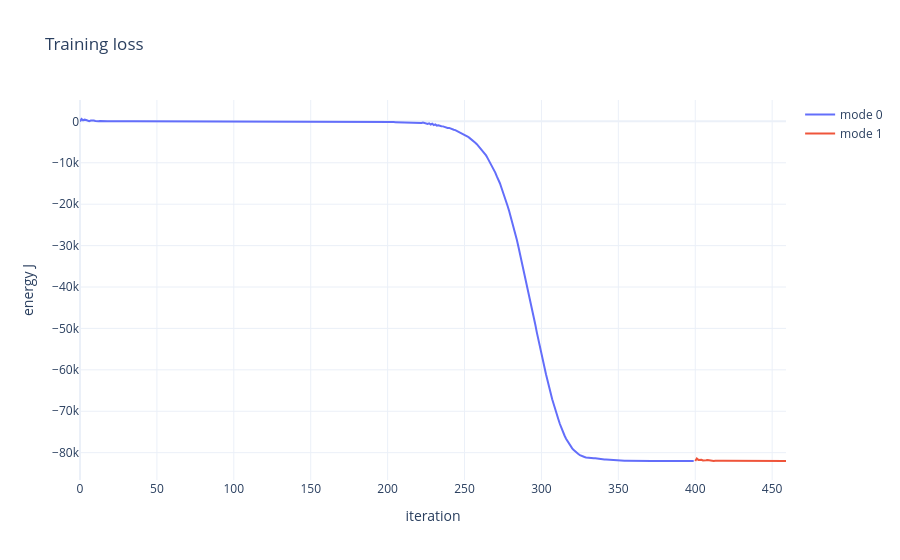
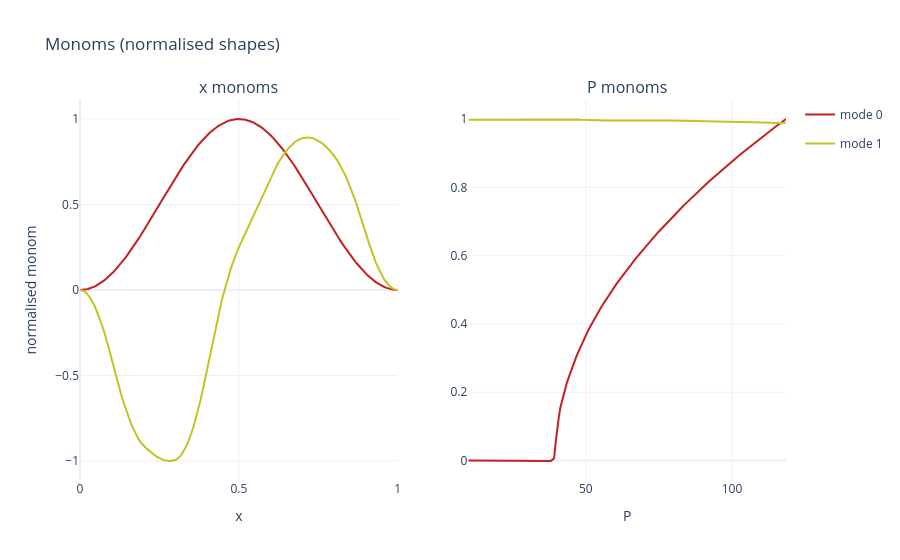
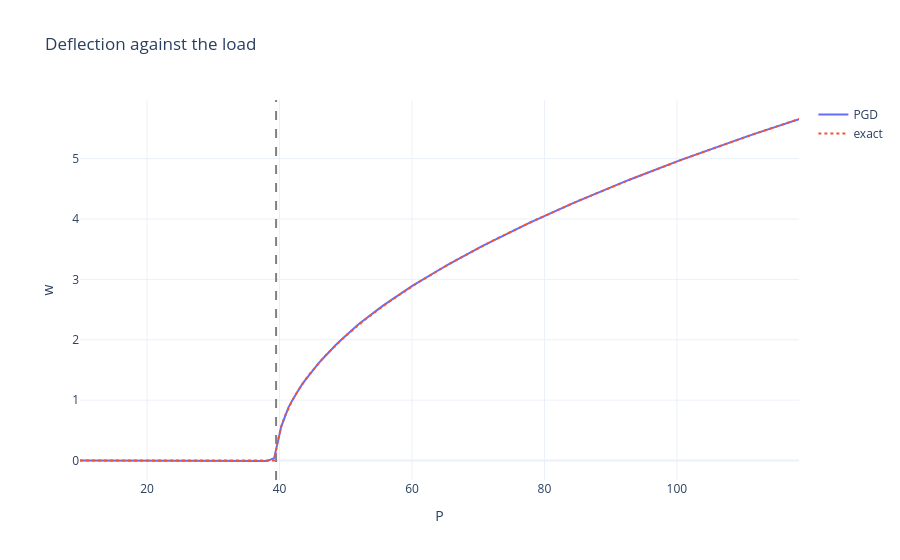
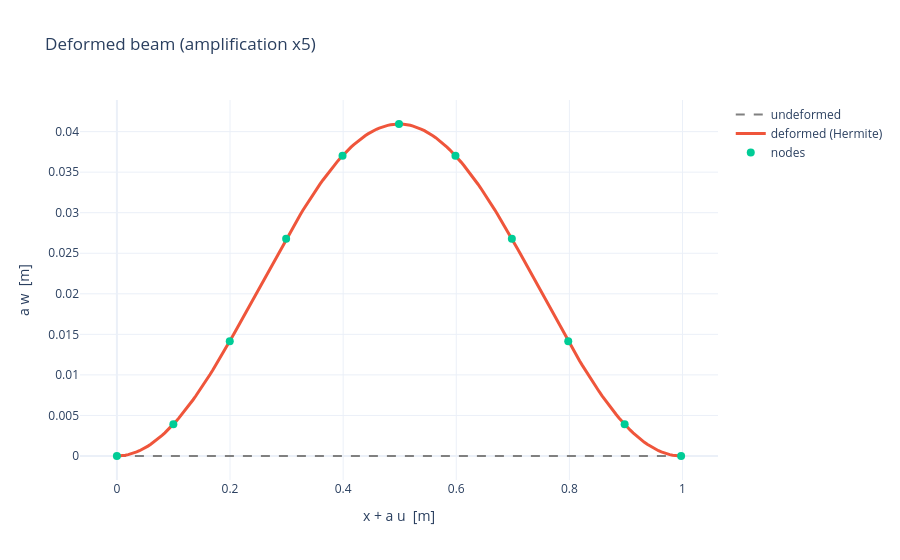

Source (notebook cell) for these figures, in order:
### Code cell
history = r["history"]
plot_loss_history(history.losses, [rec.stage for rec in history.stages for _ in rec.losses]).show()
plot_monoms(r["x"], r["x_monoms"], r["P"], r["P_monoms"]).show()

mid = r["x"].shape[0] // 2  # x = 1/2
fig = plot_amplitude(r["P"], r["w"][mid], P_critical=P1)
fig.add_scatter(x=r["P"].numpy(), y=w_ex[mid].numpy(), mode="lines", name="exact", line=dict(dash="dot"))
fig.show()

P_PLOT = 1.5 * P1
j = int(torch.argmin(torch.abs(r["P"] - P_PLOT)))
plot_deformed_beam(
    r["x_fine_hat"], r["w_fine_hat"][:, j], r["u_fine_hat"][:, j],
    x_nodes=r["x_hat"], w_nodes=r["w_hat"][:, j], u_nodes=r["u_hat"][:, j],
    amplification=5.0,
).show()

### Figure 1 — Plotly figure (JSON) as saved in the notebook; plotly's stock layout.template omitted (floating-point values rounded to 4 significant figures; data arrays with more than 128 entries replaced by an {"elided": "..."} marker saying what was removed)
{"data": [{"mode": "lines", "name": "mode 0", "type": "scatter", "x": {"elided": "400 int values"}, "y": {"elided": "400 float values"}}, {"mode": "lines", "name": "mode 1", "type": "scatter", "x": [400, 401, 402, 403, 404, 405, 406, 407, 408, 409, 410, 411, 412, 413, 414, 415, 416, 417, 418, 419, 420, 421, 422, 423, 424, 425, 426, 427, 428, 429, 430, 431, 432, 433, 434, 435, 436, 437, 438, 439, 440, 441, 442, 443, 444, 445, 446, 447, 448, 449, 450, 451, 452, 453, 454, 455, 456, 457, 458, 459], "y": [-82010.0, -81420.0, -81740.0, -81660.0, -81720.0, -81880.0, -81910.0, -81810.0, -81760.0, -81830.0, -81940.0, -82000.0, -81980.0, -81930.0, -81900.0, -81920.0, -81950.0, -81970.0, -81970.0, -81970.0, -81980.0, -81990.0, -82000.0, -81990.0, -81980.0, -81970.0, -81980.0, -82000.0, -82010.0, -82010.0, -82000.0, -82000.0, -82000.0, -82000.0, -82000.0, -82000.0, -82000.0, -82010.0, -82010.0, -82010.0, -82010.0, -82010.0, -82010.0, -82010.0, -82010.0, -82010.0, -82010.0, -82010.0, -82010.0, -82010.0, -82010.0, -82010.0, -82010.0, -82010.0, -82010.0, -82010.0, -82010.0, -82010.0, -82010.0, -82010.0]}], "layout": {"title": {"text": "Training loss"}, "xaxis": {"title": {"text": "iteration"}}, "yaxis": {"title": {"text": "energy J"}}}}

### Figure 2 — Plotly figure (JSON) as saved in the notebook; plotly's stock layout.template omitted (floating-point values rounded to 4 significant figures; data arrays with more than 128 entries replaced by an {"elided": "..."} marker saying what was removed)
{"data": [{"legendgroup": "mode 0", "line": {"color": "hsl(0, 70%, 45%)"}, "mode": "lines", "name": "mode 0", "showlegend": true, "type": "scatter", "x": {"elided": "201 float values"}, "xaxis": "x", "y": {"elided": "201 float values"}, "yaxis": "y"}, {"legendgroup": "mode 1", "line": {"color": "hsl(60, 70%, 45%)"}, "mode": "lines", "name": "mode 1", "showlegend": true, "type": "scatter", "x": {"elided": "201 float values"}, "xaxis": "x", "y": {"elided": "201 float values"}, "yaxis": "y"}, {"legendgroup": "mode 0", "line": {"color": "hsl(0, 70%, 45%)"}, "mode": "lines", "name": "mode 0", "showlegend": false, "type": "scatter", "x": {"elided": "201 float values"}, "xaxis": "x2", "y": {"elided": "201 float values"}, "yaxis": "y2"}, {"legendgroup": "mode 1", "line": {"color": "hsl(60, 70%, 45%)"}, "mode": "lines", "name": "mode 1", "showlegend": false, "type": "scatter", "x": {"elided": "201 float values"}, "xaxis": "x2", "y": {"elided": "201 float values"}, "yaxis": "y2"}], "layout": {"annotations": [{"font": {"size": 16}, "showarrow": false, "text": "x monoms", "x": 0.225, "xanchor": "center", "xref": "paper", "y": 1, "yanchor": "bottom", "yref": "paper"}, {"font": {"size": 16}, "showarrow": false, "text": "P monoms", "x": 0.775, "xanchor": "center", "xref": "paper", "y": 1, "yanchor": "bottom", "yref": "paper"}], "title": {"text": "Monoms (normalised shapes)"}, "xaxis": {"anchor": "y", "domain": [0, 0.45], "title": {"text": "x"}}, "xaxis2": {"anchor": "y2", "domain": [0.55, 1], "title": {"text": "P"}}, "yaxis": {"anchor": "x", "domain": [0, 1], "title": {"text": "normalised monom"}}, "yaxis2": {"anchor": "x2", "domain": [0, 1]}}}

### Figure 3 — Plotly figure (JSON) as saved in the notebook; plotly's stock layout.template omitted (floating-point values rounded to 4 significant figures; data arrays with more than 128 entries replaced by an {"elided": "..."} marker saying what was removed)
{"data": [{"mode": "lines", "name": "PGD", "type": "scatter", "x": {"elided": "201 float values"}, "y": {"elided": "201 float values"}}, {"line": {"dash": "dot"}, "mode": "lines", "name": "exact", "type": "scatter", "x": {"elided": "201 float values"}, "y": {"elided": "201 float values"}}], "layout": {"shapes": [{"line": {"color": "gray", "dash": "dash"}, "type": "line", "x0": 39.48, "x1": 39.48, "xref": "x", "y0": 0, "y1": 1, "yref": "y domain"}], "title": {"text": "Deflection against the load"}, "xaxis": {"title": {"text": "P"}}, "yaxis": {"title": {"text": "w"}}}}

### Figure 4 — Plotly figure (JSON) as saved in the notebook; plotly's stock layout.template omitted (floating-point values rounded to 4 significant figures; data arrays with more than 128 entries replaced by an {"elided": "..."} marker saying what was removed)
{"data": [{"line": {"color": "gray", "dash": "dash"}, "mode": "lines", "name": "undeformed", "type": "scatter", "x": [0, 1], "y": [0, 0]}, {"line": {"width": 3}, "mode": "lines", "name": "deformed (Hermite)", "type": "scatter", "x": {"elided": "201 float values"}, "y": {"elided": "201 float values"}}, {"marker": {"size": 8}, "mode": "markers", "name": "nodes", "type": "scatter", "x": [0.0, 0.09982, 0.1995, 0.2992, 0.3989, 0.4988, 0.5986, 0.6983, 0.798, 0.8977, 0.9975], "y": [0.0, 0.00391, 0.01414, 0.0268, 0.03703, 0.04094, 0.03703, 0.02679, 0.01414, 0.003909, 1.284e-33]}], "layout": {"title": {"text": "Deformed beam (amplification x5)"}, "xaxis": {"title": {"text": "x + a u  [m]"}}, "yaxis": {"title": {"text": "a w  [m]"}}}}
